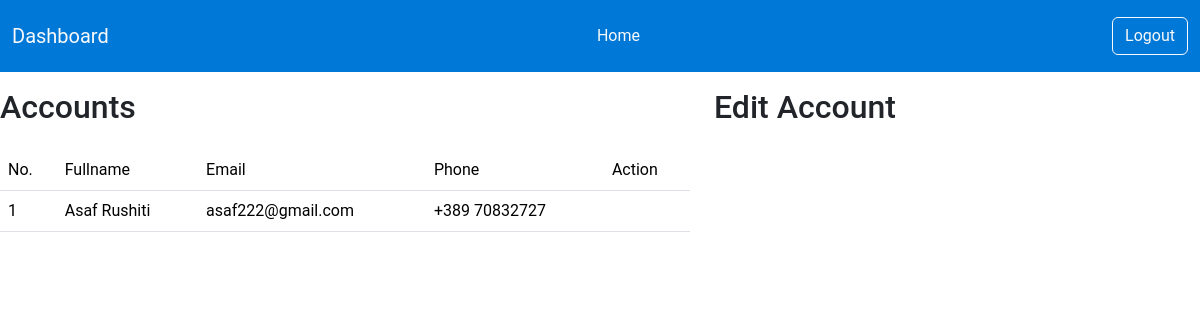
/admin/accounts.php (signed in), run on an earlier commit of the app's database.
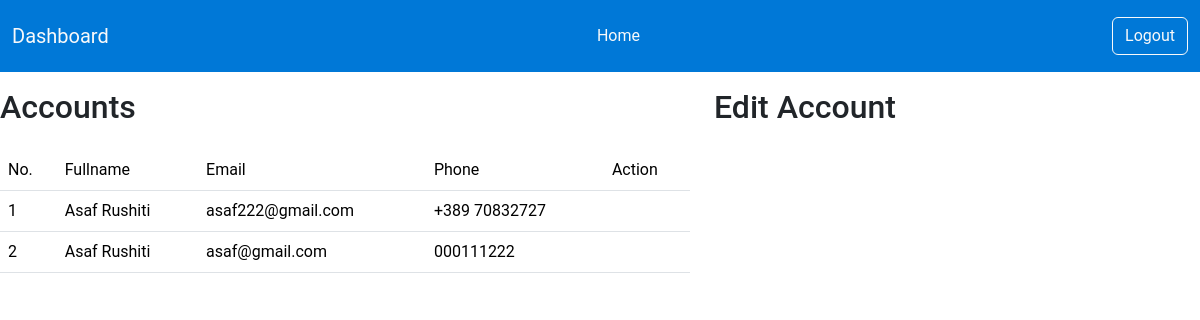
And on a later commit of the database.
### tables this page shows
CREATE TABLE `user` (
  `id` int NOT NULL,
  `fullname` varchar(50) NOT NULL,
  `email` varchar(50) NOT NULL,
  `password` varchar(65) NOT NULL,
  `phone` varchar(20) NOT NULL,
  `role` enum('client','admin') NOT NULL,
  `login_token` varchar(255) NOT NULL
);

### admin/accounts.php (the view, shortened to what this page needs)
<?php
include_once('includes/header.php');
$sql_users = "SELECT * FROM `user`";
$stm_users = $pdo->prepare($sql_users);
$stm_users->execute();
$users = $stm_users->fetchAll(PDO::FETCH_ASSOC);
?>
<div class="row tm-content-row tm-mt-big mt-3">
    <div class="tm-col tm-col-big col-md-7 col-12">
        <div class="bg-white tm-block">
            <div class="row">
                <div class="col-12">
                    <h2 class="tm-block-title d-inline-block">Accounts</h2>
                </div>
            </div>
            <div class="table-responsive">
                <table class="table table-hover mt-3">
                    <thead>
                        <tr class="tm-bg-gray">
                            <th scope="col">No.</th>
                            <th scope="col">Fullname</th>
                            <th scope="col">Email</th>
                            <th scope="col">Phone</th>
                            <th scope="col">Action</th>
                        </tr>
                    </thead>
                    <tbody>
                        <?php foreach ($users as $i => $user) : ?>
                            <tr>
                                <td><?= $i + 1 ?></td>
                                <td class="tm-user-name"><?= htmlspecialchars($user['fullname']) ?></td>
                                <td class="tm-user-name"><?= htmlspecialchars($user['email']) ?></td>
                                <td class="tm-user-name"><?= htmlspecialchars($user['phone']) ?></td>
                                <td class="text-center">
                                    <form action="<?= htmlspecialchars($_SERVER['PHP_SELF']) ?>" method="post" style="display:inline;">
                                        <button type="submit" name="delete_btn" class="btn btn-link p-0" onclick="return confirm('Are you sure you want to delete this user?');">
                                        </button>
                                    </form>
                                </td>
                            </tr>
                        <?php endforeach; ?>
                    </tbody>
                </table>
            </div>
        </div>
    </div>
    <div class="tm-col tm-col-big col-md-5 col-12">
        <div class="bg-white tm-block">
            <div class="row">
                <div class="col-12">
                    <h2 class="tm-block-title">Edit Account</h2>
                </div>
            </div>
        </div>
    </div>
</div>
</body>
</html>

What changed in the data, as far as the page shows it:
added user: fullname "Asaf Rushiti", email "asaf@gmail.com", phone "000111222"
